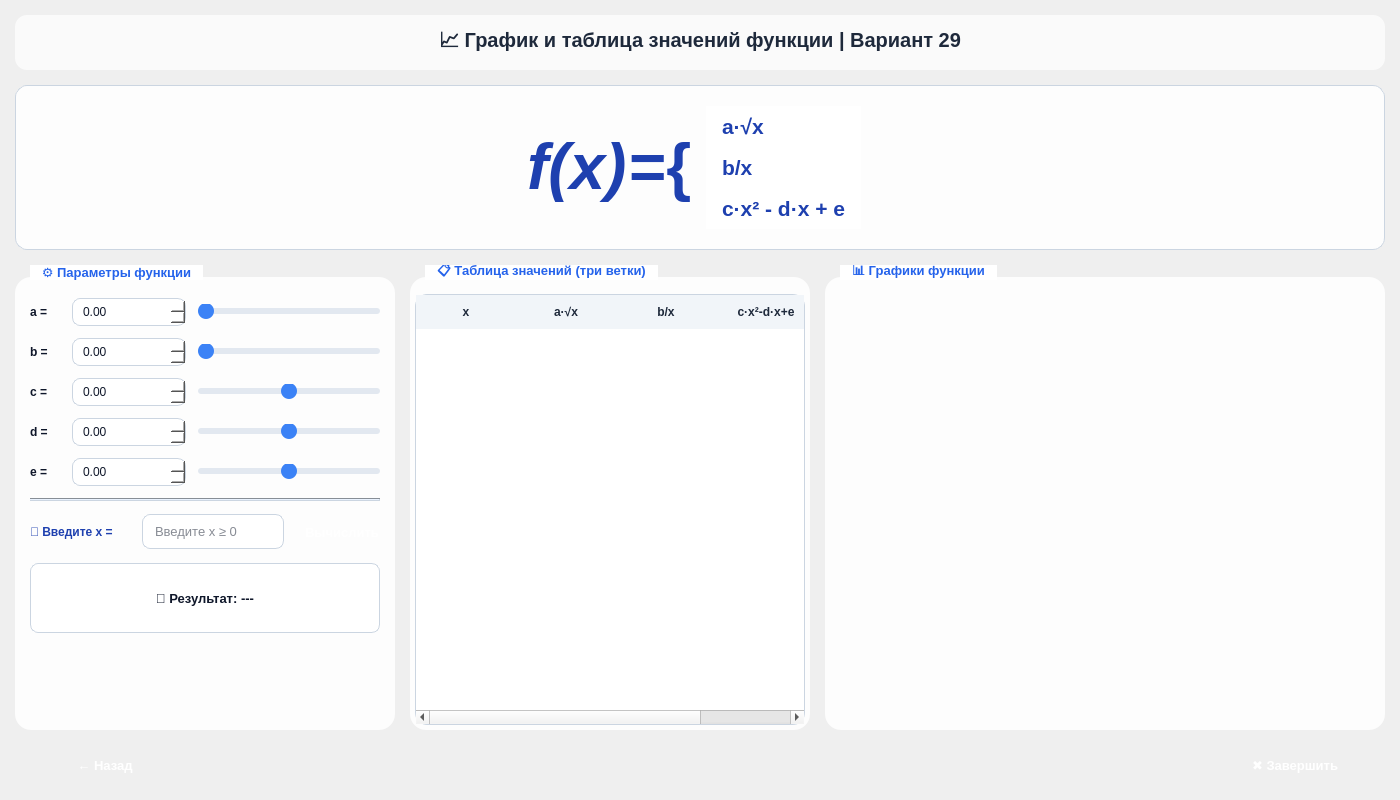
<?xml version="1.0" encoding="UTF-8"?>
<ui version="4.0">
 <class>MainWindow</class>
 <widget class="QMainWindow" name="MainWindow">
  <property name="geometry">
   <rect>
    <x>0</x>
    <y>0</y>
    <width>1400</width>
    <height>800</height>
   </rect>
  </property>
  <property name="windowTitle">
   <string>График и таблица значений - Вариант 29</string>
  </property>
  <property name="styleSheet">
   <string notr="true">
    QMainWindow {
        background: qlineargradient(x1:0, y1:0, x2:1, y2:1,
                                    stop:0 #f0f4f8,
                                    stop:1 #e2e8f0);
        font-family: 'Segoe UI', sans-serif;
    }

    QLabel#titleLabel {
        color: #1e293b;
        font-size: 20px;
        font-weight: 700;
        padding: 10px;
        background: rgba(255,255,255,0.7);
        border-radius: 12px;
    }

    QLabel#formulaLabel {
        background: rgba(255,255,255,0.9);
        border: 1px solid #cbd5e1;
        border-radius: 12px;
        padding: 10px;
        font-family: 'Consolas', monospace;
        font-size: 14px;
        color: #1e40af;
    }

    QGroupBox {
        font-weight: 600;
        font-size: 13px;
        color: #0f172a;
        border: none;
        background: rgba(255,255,255,0.85);
        border-radius: 16px;
        margin-top: 12px;
        padding-top: 12px;
    }
    QGroupBox::title {
        subcontrol-origin: margin;
        left: 15px;
        top: 0px;
        padding: 0 10px;
        background: #ffffff;
        border-radius: 16px;
        color: #2563eb;
        font-size: 14px;
    }

    QLabel {
        color: #0f172a;
        font-weight: 500;
    }

    QDoubleSpinBox, QSpinBox {
        background-color: #ffffff;
        border: 1px solid #cbd5e1;
        border-radius: 8px;
        padding: 5px 8px;
        font-size: 12px;
        color: #0f172a;
        min-width: 80px;
    }
    QDoubleSpinBox:focus, QSpinBox:focus {
        border: 2px solid #3b82f6;
    }

    QLineEdit {
        background-color: #ffffff;
        border: 1px solid #cbd5e1;
        border-radius: 8px;
        padding: 8px 10px;
        font-size: 13px;
        color: #0f172a;
        min-width: 120px;
    }
    QLineEdit:focus {
        border: 2px solid #3b82f6;
    }

    QSlider::groove:horizontal {
        height: 6px;
        background: #e2e8f0;
        border-radius: 3px;
    }
    QSlider::handle:horizontal {
        background: #3b82f6;
        width: 16px;
        height: 16px;
        margin: -5px 0;
        border-radius: 8px;
    }
    QSlider::handle:horizontal:hover {
        background: #2563eb;
    }

    QPushButton {
        background: qlineargradient(x1:0, y1:0, x2:0, y2:1,
                                    stop:0 #3b82f6,
                                    stop:1 #2563eb);
        color: white;
        border: none;
        border-radius: 30px;
        padding: 8px 20px;
        font-size: 13px;
        font-weight: 600;
        min-width: 100px;
    }
    QPushButton:hover {
        background: qlineargradient(x1:0, y1:0, x2:0, y2:1,
                                    stop:0 #2563eb,
                                    stop:1 #1d4ed8);
    }
    QPushButton:pressed {
        background: #1e40af;
    }
    QPushButton#backToSolveButton {
        background: qlineargradient(x1:0, y1:0, x2:0, y2:1,
                                    stop:0 #6c757d,
                                    stop:1 #5a6268);
        min-width: 140px;
    }
    QPushButton#backToSolveButton:hover {
        background: #5a6268;
    }
    QPushButton#backButton {
        background: qlineargradient(x1:0, y1:0, x2:0, y2:1,
                                    stop:0 #dc3545,
                                    stop:1 #c82333);
        min-width: 140px;
    }
    QPushButton#backButton:hover {
        background: #c82333;
    }
    QPushButton#calculateSingleButton {
        background: qlineargradient(x1:0, y1:0, x2:0, y2:1,
                                    stop:0 #10b981,
                                    stop:1 #059669);
        min-width: 120px;
        padding: 8px 15px;
    }
    QPushButton#calculateSingleButton:hover {
        background: #059669;
    }

    QTableWidget {
        background-color: #ffffff;
        alternate-background-color: #f8fafc;
        color: #0f172a;
        gridline-color: #e2e8f0;
        border: 1px solid #cbd5e1;
        border-radius: 12px;
        font-size: 11px;
    }
    QTableWidget::item {
        padding: 6px;
    }
    QHeaderView::section {
        background-color: #f1f5f9;
        color: #1e293b;
        padding: 8px;
        border: none;
        font-weight: 600;
    }

    QChartView {
        background-color: #ffffff;
        border-radius: 12px;
        border: 1px solid #cbd5e1;
    }
   </string>
  </property>
  <widget class="QWidget" name="centralWidget">
   <layout class="QVBoxLayout" name="mainLayout">
    <property name="spacing">
     <number>15</number>
    </property>
    <property name="leftMargin">
     <number>15</number>
    </property>
    <property name="topMargin">
     <number>15</number>
    </property>
    <property name="rightMargin">
     <number>15</number>
    </property>
    <property name="bottomMargin">
     <number>15</number>
    </property>
    <item>
     <widget class="QLabel" name="titleLabel">
      <property name="text">
       <string>📈 График и таблица значений функции | Вариант 29</string>
      </property>
      <property name="alignment">
       <set>Qt::AlignmentFlag::AlignCenter</set>
      </property>
     </widget>
    </item>
    <item>
     <widget class="QLabel" name="formulaLabel">
      <property name="text">
       <string>&lt;html&gt;&lt;head/&gt;&lt;body&gt;&lt;table border=&quot;0&quot; style=&quot; margin-top:0px; margin-bottom:0px; margin-left:0px; margin-right:0px; border-collapse:collapse;&quot; align=&quot;center&quot; cellspacing=&quot;2&quot; cellpadding=&quot;0&quot;&gt;&lt;tr&gt;&lt;td style=&quot; vertical-align:middle;&quot;&gt;&lt;p&gt;&lt;span style=&quot; font-family:'Times New Roman','Georgia','serif'; font-size:48pt; font-weight:700; font-style:italic; color:#1e40af;&quot;&gt;f(x)&lt;/span&gt;&lt;/p&gt;&lt;/td&gt;&lt;td style=&quot; vertical-align:middle;&quot;&gt;&lt;p&gt;&lt;span style=&quot; font-family:'Times New Roman','Georgia','serif'; font-size:48pt; font-weight:700; color:#1e40af;&quot;&gt;={&lt;/span&gt;&lt;/p&gt;&lt;/td&gt;&lt;td style=&quot; padding-left:12; padding-right:12; padding-top:8; padding-bottom:8;&quot;&gt;&lt;table border=&quot;0&quot; style=&quot; margin-top:0px; margin-bottom:0px; margin-left:0px; margin-right:0px;&quot; cellspacing=&quot;0&quot; cellpadding=&quot;6&quot;&gt;&lt;tr&gt;&lt;td bgcolor=&quot;#ffffff&quot; style=&quot; padding-left:16; padding-right:16; padding-top:8; padding-bottom:8;&quot;&gt;&lt;p&gt;&lt;span style=&quot; font-family:'Times New Roman','Georgia','serif'; font-size:16pt; font-weight:700; color:#1e40af;&quot;&gt;a·√x&lt;/span&gt;&lt;/p&gt;&lt;/td&gt;&lt;/tr&gt;&lt;tr&gt;&lt;td bgcolor=&quot;#ffffff&quot; style=&quot; padding-left:16; padding-right:16; padding-top:8; padding-bottom:8;&quot;&gt;&lt;p&gt;&lt;span style=&quot; font-family:'Times New Roman','Georgia','serif'; font-size:16pt; font-weight:700; color:#1e40af;&quot;&gt;b/x&lt;/span&gt;&lt;/p&gt;&lt;/td&gt;&lt;/tr&gt;&lt;tr&gt;&lt;td bgcolor=&quot;#ffffff&quot; style=&quot; padding-left:16; padding-right:16; padding-top:8; padding-bottom:8;&quot;&gt;&lt;p&gt;&lt;span style=&quot; font-family:'Times New Roman','Georgia','serif'; font-size:16pt; font-weight:700; color:#1e40af;&quot;&gt;c·x² - d·x + e&lt;/span&gt;&lt;/p&gt;&lt;/td&gt;&lt;/tr&gt;&lt;/table&gt;&lt;/td&gt;&lt;/tr&gt;&lt;/table&gt;&lt;/body&gt;&lt;/html&gt;</string>
      </property>
      <property name="alignment">
       <set>Qt::AlignmentFlag::AlignCenter</set>
      </property>
     </widget>
    </item>
    <item>
     <layout class="QHBoxLayout" name="topLayout">
      <property name="spacing">
       <number>15</number>
      </property>
      <item>
       <widget class="QGroupBox" name="paramsGroup">
        <property name="minimumSize">
         <size>
          <width>380</width>
          <height>0</height>
         </size>
        </property>
        <property name="maximumSize">
         <size>
          <width>380</width>
          <height>16777215</height>
         </size>
        </property>
        <property name="title">
         <string>⚙️ Параметры функции</string>
        </property>
        <layout class="QVBoxLayout" name="paramsLayout">
         <property name="spacing">
          <number>12</number>
         </property>
         <property name="leftMargin">
          <number>15</number>
         </property>
         <property name="rightMargin">
          <number>15</number>
         </property>
         <item>
          <layout class="QHBoxLayout" name="aLayout">
           <item>
            <widget class="QLabel" name="aLabel">
             <property name="minimumSize">
              <size>
               <width>30</width>
               <height>0</height>
              </size>
             </property>
             <property name="text">
              <string>a =</string>
             </property>
            </widget>
           </item>
           <item>
            <widget class="QDoubleSpinBox" name="aSpinBox">
             <property name="minimum">
              <double>0.000000000000000</double>
             </property>
             <property name="maximum">
              <double>10.000000000000000</double>
             </property>
             <property name="singleStep">
              <double>0.500000000000000</double>
             </property>
             <property name="value">
              <double>0.000000000000000</double>
             </property>
            </widget>
           </item>
           <item>
            <widget class="QSlider" name="aSlider">
             <property name="minimum">
              <number>0</number>
             </property>
             <property name="maximum">
              <number>100</number>
             </property>
             <property name="singleStep">
              <number>1</number>
             </property>
             <property name="value">
              <number>0</number>
             </property>
             <property name="orientation">
              <enum>Qt::Orientation::Horizontal</enum>
             </property>
            </widget>
           </item>
          </layout>
         </item>
         <item>
          <layout class="QHBoxLayout" name="bLayout">
           <item>
            <widget class="QLabel" name="bLabel">
             <property name="minimumSize">
              <size>
               <width>30</width>
               <height>0</height>
              </size>
             </property>
             <property name="text">
              <string>b =</string>
             </property>
            </widget>
           </item>
           <item>
            <widget class="QDoubleSpinBox" name="bSpinBox">
             <property name="minimum">
              <double>0.000000000000000</double>
             </property>
             <property name="maximum">
              <double>10.000000000000000</double>
             </property>
             <property name="singleStep">
              <double>0.500000000000000</double>
             </property>
             <property name="value">
              <double>0.000000000000000</double>
             </property>
            </widget>
           </item>
           <item>
            <widget class="QSlider" name="bSlider">
             <property name="minimum">
              <number>0</number>
             </property>
             <property name="maximum">
              <number>100</number>
             </property>
             <property name="value">
              <number>0</number>
             </property>
             <property name="orientation">
              <enum>Qt::Orientation::Horizontal</enum>
             </property>
            </widget>
           </item>
          </layout>
         </item>
         <item>
          <layout class="QHBoxLayout" name="cLayout">
           <item>
            <widget class="QLabel" name="cLabel">
             <property name="minimumSize">
              <size>
               <width>30</width>
               <height>0</height>
              </size>
             </property>
             <property name="text">
              <string>c =</string>
             </property>
            </widget>
           </item>
           <item>
            <widget class="QDoubleSpinBox" name="cSpinBox">
             <property name="minimum">
              <double>-10.000000000000000</double>
             </property>
             <property name="maximum">
              <double>10.000000000000000</double>
             </property>
             <property name="singleStep">
              <double>0.500000000000000</double>
             </property>
             <property name="value">
              <double>0.000000000000000</double>
             </property>
            </widget>
           </item>
           <item>
            <widget class="QSlider" name="cSlider">
             <property name="minimum">
              <number>-100</number>
             </property>
             <property name="maximum">
              <number>100</number>
             </property>
             <property name="value">
              <number>0</number>
             </property>
             <property name="orientation">
              <enum>Qt::Orientation::Horizontal</enum>
             </property>
            </widget>
           </item>
          </layout>
         </item>
         <item>
          <layout class="QHBoxLayout" name="dLayout">
           <item>
            <widget class="QLabel" name="dLabel">
             <property name="minimumSize">
              <size>
               <width>30</width>
               <height>0</height>
              </size>
             </property>
             <property name="text">
              <string>d =</string>
             </property>
            </widget>
           </item>
           <item>
            <widget class="QDoubleSpinBox" name="dSpinBox">
             <property name="minimum">
              <double>-50.000000000000000</double>
             </property>
             <property name="maximum">
              <double>50.000000000000000</double>
             </property>
             <property name="singleStep">
              <double>1.000000000000000</double>
             </property>
             <property name="value">
              <double>0.000000000000000</double>
             </property>
            </widget>
           </item>
           <item>
            <widget class="QSlider" name="dSlider">
             <property name="minimum">
              <number>-500</number>
             </property>
             <property name="maximum">
              <number>500</number>
             </property>
             <property name="value">
              <number>0</number>
             </property>
             <property name="orientation">
              <enum>Qt::Orientation::Horizontal</enum>
             </property>
            </widget>
           </item>
          </layout>
         </item>
         <item>
          <layout class="QHBoxLayout" name="eLayout">
           <item>
            <widget class="QLabel" name="eLabel">
             <property name="minimumSize">
              <size>
               <width>30</width>
               <height>0</height>
              </size>
             </property>
             <property name="text">
              <string>e =</string>
             </property>
            </widget>
           </item>
           <item>
            <widget class="QDoubleSpinBox" name="eSpinBox">
             <property name="minimum">
              <double>-50.000000000000000</double>
             </property>
             <property name="maximum">
              <double>50.000000000000000</double>
             </property>
             <property name="singleStep">
              <double>1.000000000000000</double>
             </property>
             <property name="value">
              <double>0.000000000000000</double>
             </property>
            </widget>
           </item>
           <item>
            <widget class="QSlider" name="eSlider">
             <property name="minimum">
              <number>-500</number>
             </property>
             <property name="maximum">
              <number>500</number>
             </property>
             <property name="value">
              <number>0</number>
             </property>
             <property name="orientation">
              <enum>Qt::Orientation::Horizontal</enum>
             </property>
            </widget>
           </item>
          </layout>
         </item>
         <item>
          <widget class="Line" name="line">
           <property name="styleSheet">
            <string>background-color: #cbd5e1; max-height: 1px;</string>
           </property>
           <property name="orientation">
            <enum>Qt::Orientation::Horizontal</enum>
           </property>
          </widget>
         </item>
         <item>
          <layout class="QHBoxLayout" name="xLayout">
           <item>
            <widget class="QLabel" name="xLabel">
             <property name="minimumSize">
              <size>
               <width>100</width>
               <height>0</height>
              </size>
             </property>
             <property name="styleSheet">
              <string>font-weight: bold; color: #1e40af;</string>
             </property>
             <property name="text">
              <string>🔢 Введите x =</string>
             </property>
            </widget>
           </item>
           <item>
            <widget class="QLineEdit" name="xEdit">
             <property name="minimumSize">
              <size>
               <width>142</width>
               <height>35</height>
              </size>
             </property>
             <property name="placeholderText">
              <string>Введите x ≥ 0</string>
             </property>
            </widget>
           </item>
           <item>
            <widget class="QPushButton" name="calculateSingleButton">
             <property name="minimumSize">
              <size>
               <width>150</width>
               <height>38</height>
              </size>
             </property>
             <property name="text">
              <string>Вычислить</string>
             </property>
            </widget>
           </item>
          </layout>
         </item>
         <item>
          <widget class="QLabel" name="resultLabel">
           <property name="minimumSize">
            <size>
             <width>0</width>
             <height>70</height>
            </size>
           </property>
           <property name="maximumSize">
            <size>
             <width>16777215</width>
             <height>70</height>
            </size>
           </property>
           <property name="styleSheet">
            <string>background: #ffffff; border: 1px solid #cbd5e1; border-radius: 8px; padding: 10px; font-weight: bold; font-size: 13px; color: #0f172a;</string>
           </property>
           <property name="text">
            <string>📐 Результат: ---</string>
           </property>
           <property name="alignment">
            <set>Qt::AlignmentFlag::AlignCenter</set>
           </property>
           <property name="wordWrap">
            <bool>true</bool>
           </property>
          </widget>
         </item>
         <item>
          <spacer name="paramsSpacer">
           <property name="orientation">
            <enum>Qt::Orientation::Vertical</enum>
           </property>
           <property name="sizeHint" stdset="0">
            <size>
             <width>20</width>
             <height>20</height>
            </size>
           </property>
          </spacer>
         </item>
        </layout>
       </widget>
      </item>
      <item>
       <widget class="QGroupBox" name="tableGroup">
        <property name="sizePolicy">
         <sizepolicy hsizetype="Expanding" vsizetype="Expanding">
          <horstretch>0</horstretch>
          <verstretch>0</verstretch>
         </sizepolicy>
        </property>
        <property name="minimumSize">
         <size>
          <width>400</width>
          <height>400</height>
         </size>
        </property>
        <property name="title">
         <string>📋 Таблица значений (три ветки)</string>
        </property>
        <layout class="QVBoxLayout" name="tableLayout">
         <property name="leftMargin">
          <number>5</number>
         </property>
         <property name="topMargin">
          <number>5</number>
         </property>
         <property name="rightMargin">
          <number>5</number>
         </property>
         <property name="bottomMargin">
          <number>5</number>
         </property>
         <item>
          <widget class="QTableWidget" name="tableWidget">
           <property name="rowCount">
            <number>0</number>
           </property>
           <property name="columnCount">
            <number>4</number>
           </property>
           <attribute name="horizontalHeaderVisible">
            <bool>true</bool>
           </attribute>
           <attribute name="horizontalHeaderStretchLastSection">
            <bool>true</bool>
           </attribute>
           <attribute name="verticalHeaderVisible">
            <bool>false</bool>
           </attribute>
           <column>
            <property name="text">
             <string>x</string>
            </property>
           </column>
           <column>
            <property name="text">
             <string>a·√x</string>
            </property>
           </column>
           <column>
            <property name="text">
             <string>b/x</string>
            </property>
           </column>
           <column>
            <property name="text">
             <string>c·x²-d·x+e</string>
            </property>
           </column>
          </widget>
         </item>
        </layout>
       </widget>
      </item>
      <item>
       <widget class="QGroupBox" name="graphGroup">
        <property name="sizePolicy">
         <sizepolicy hsizetype="Expanding" vsizetype="Expanding">
          <horstretch>1</horstretch>
          <verstretch>0</verstretch>
         </sizepolicy>
        </property>
        <property name="minimumSize">
         <size>
          <width>500</width>
          <height>450</height>
         </size>
        </property>
        <property name="title">
         <string>📊 Графики функции</string>
        </property>
        <layout class="QVBoxLayout" name="graphLayout">
         <property name="leftMargin">
          <number>5</number>
         </property>
         <property name="topMargin">
          <number>5</number>
         </property>
         <property name="rightMargin">
          <number>5</number>
         </property>
         <property name="bottomMargin">
          <number>5</number>
         </property>
         <item>
          <widget class="QChartView" name="graphView" native="true">
           <property name="sizePolicy">
            <sizepolicy hsizetype="Expanding" vsizetype="Expanding">
             <horstretch>0</horstretch>
             <verstretch>0</verstretch>
            </sizepolicy>
           </property>
           <property name="minimumSize">
            <size>
             <width>500</width>
             <height>450</height>
            </size>
           </property>
          </widget>
         </item>
        </layout>
       </widget>
      </item>
     </layout>
    </item>
    <item>
     <layout class="QHBoxLayout" name="buttonLayout">
      <property name="spacing">
       <number>15</number>
      </property>
      <item>
       <widget class="QPushButton" name="backToSolveButton">
        <property name="minimumSize">
         <size>
          <width>180</width>
          <height>40</height>
         </size>
        </property>
        <property name="cursor">
         <cursorShape>PointingHandCursor</cursorShape>
        </property>
        <property name="text">
         <string>← Назад</string>
        </property>
       </widget>
      </item>
      <item>
       <spacer name="buttonSpacer">
        <property name="orientation">
         <enum>Qt::Orientation::Horizontal</enum>
        </property>
        <property name="sizeHint" stdset="0">
         <size>
          <width>40</width>
          <height>20</height>
         </size>
        </property>
       </spacer>
      </item>
      <item>
       <widget class="QPushButton" name="backButton">
        <property name="minimumSize">
         <size>
          <width>180</width>
          <height>40</height>
         </size>
        </property>
        <property name="cursor">
         <cursorShape>PointingHandCursor</cursorShape>
        </property>
        <property name="text">
         <string>✖ Завершить</string>
        </property>
       </widget>
      </item>
     </layout>
    </item>
   </layout>
  </widget>
 </widget>
 <customwidgets>
  <customwidget>
   <class>QChartView</class>
   <extends>QWidget</extends>
   <header>QtCharts/QChartView</header>
  </customwidget>
 </customwidgets>
 <resources/>
 <connections/>
</ui>
